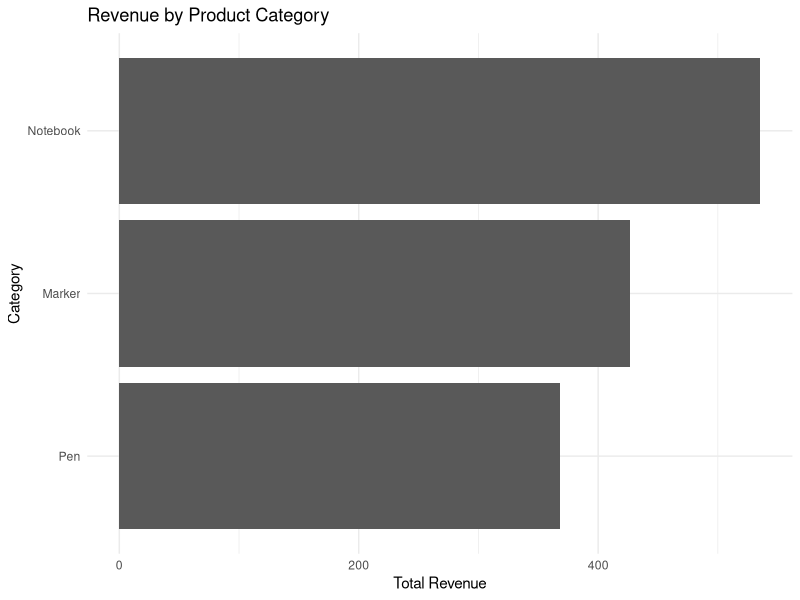
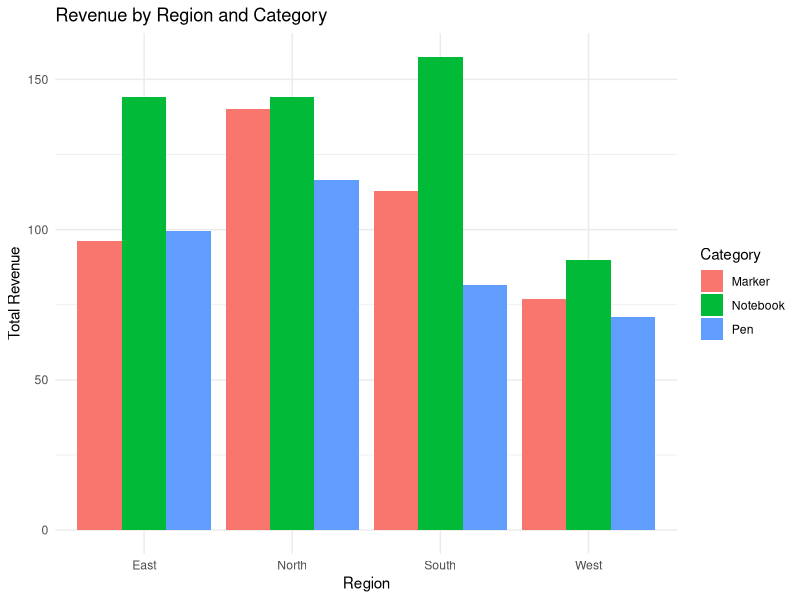

Write the R code that produced these figures, in order.
# Week 5: Project Starter
# Goal: start a real analysis project with a clear question.

library(tidyverse)
library(lubridate)

# Project question:
# Which product category and region should the business focus on to grow revenue?

# 1. Load and clean
sales <- read_csv("data/sales.csv") |>
  mutate(
    date = ymd(date),
    revenue = units * unit_price,
    month = floor_date(date, "month")
  )

glimpse(sales)

# 2. Exploratory analysis
sales |>
  summarise(
    orders = n(),
    total_units = sum(units),
    total_revenue = sum(revenue),
    average_order_revenue = mean(revenue)
  )

revenue_by_category <- sales |>
  group_by(category) |>
  summarise(
    orders = n(),
    total_units = sum(units),
    total_revenue = sum(revenue),
    average_order_revenue = mean(revenue),
    .groups = "drop"
  ) |>
  arrange(desc(total_revenue))

revenue_by_region <- sales |>
  group_by(region) |>
  summarise(
    orders = n(),
    total_units = sum(units),
    total_revenue = sum(revenue),
    average_order_revenue = mean(revenue),
    .groups = "drop"
  ) |>
  arrange(desc(total_revenue))

revenue_by_category
revenue_by_region

# 3. Focused analysis
category_region <- sales |>
  group_by(category, region) |>
  summarise(
    total_revenue = sum(revenue),
    total_units = sum(units),
    .groups = "drop"
  ) |>
  arrange(desc(total_revenue))

category_region

# 4. Charts
ggplot(revenue_by_category, aes(x = reorder(category, total_revenue), y = total_revenue)) +
  geom_col() +
  coord_flip() +
  labs(
    title = "Revenue by Product Category",
    x = "Category",
    y = "Total Revenue"
  ) +
  theme_minimal()

ggplot(category_region, aes(x = region, y = total_revenue, fill = category)) +
  geom_col(position = "dodge") +
  labs(
    title = "Revenue by Region and Category",
    x = "Region",
    y = "Total Revenue",
    fill = "Category"
  ) +
  theme_minimal()

# 5. Evidence-based recommendations
# Fill these in after looking at the tables and charts.

recommendation_1 <- "Recommendation 1: ..."
evidence_1 <- "Evidence: ..."

recommendation_2 <- "Recommendation 2: ..."
evidence_2 <- "Evidence: ..."

recommendation_3 <- "Recommendation 3: ..."
evidence_3 <- "Evidence: ..."

recommendations <- tibble(
  recommendation = c(recommendation_1, recommendation_2, recommendation_3),
  evidence = c(evidence_1, evidence_2, evidence_3)
)

recommendations

# TRY IT:
# 1. Change the project question to something you care about.
# 2. Replace data/sales.csv with a dataset from Kaggle, data.gov.sg, OWID, or TidyTuesday.
# 3. Keep the same structure: load and clean -> explore -> focused analysis -> recommendations.

# CHECKPOINT:
# Write one paragraph in comments:
# What is your project question, and what decision could your analysis support?
